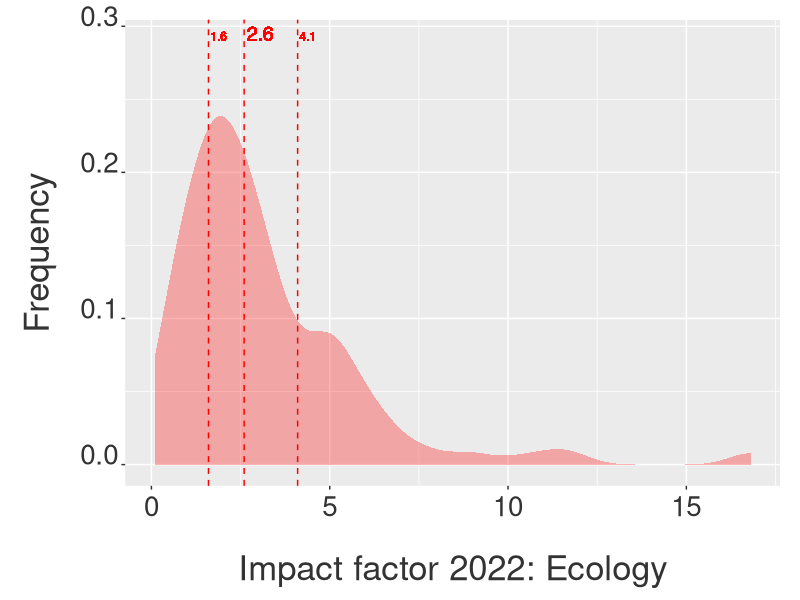
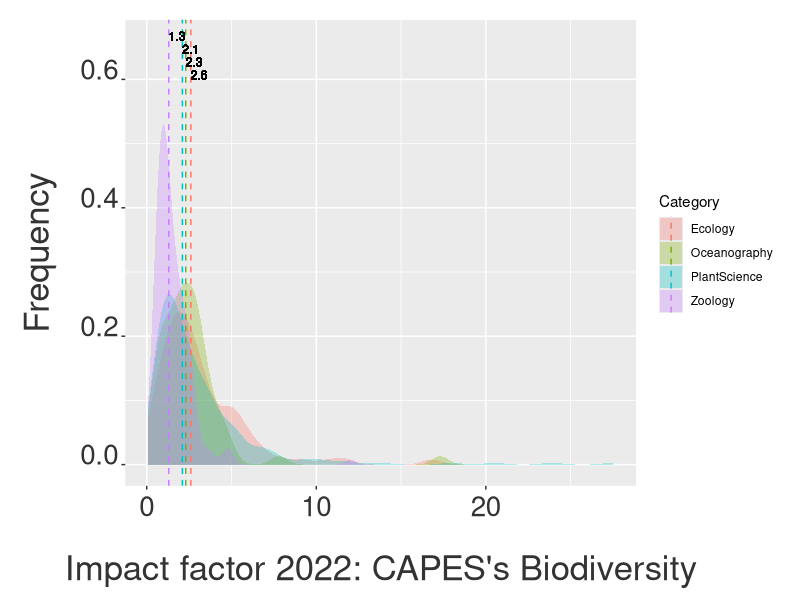

Write R code to recreate these figures, in order.
## ---- chunk 1
knitr::opts_chunk$set(echo = TRUE)

knitr::knit_hooks$set(inline = function(x) {
prettyNum(x, big.mark=",")
})
## ---- chunk 2
#setwd(dirname(rstudioapi::getActiveDocumentContext()$path))

## ---- chunk 3
rm(list= ls())
## ---- chunk 4
library(ggplot2)
library(plyr)
library(RColorBrewer)
library(reshape2)
library(tidyverse)
## ---- chunk 5
jcreco <- read.table("data/jcr ecology 2022.csv", sep=",", 
                 skip=2, fill=T, header=T, row.names=NULL,
                 na.strings = "N/A")
names(jcreco)[-ncol(jcreco)] <- names(jcreco)[-1]
jcreco <- jcreco[,-ncol(jcreco)]
jcreco <- jcreco[1:(nrow(jcreco)-2),]
jcreco$Total.Citations <- as.integer(gsub(",", "", jcreco$Total.Citations))
## ---- chunk 6
str(jcreco)
## ---- chunk 7
jcreco.med <- summarise(jcreco, 
                        IFmedian = median(X2022.JIF, na.rm = T))
eco.med = round(jcreco.med[1,1], digits = 2)

jcreco.qua1 <- summarise(jcreco, 
                         IFqua1 = quantile(X2022.JIF, na.rm = T))
eco.qua1 = round(jcreco.qua1[2,1], digits = 2)

jcreco.qua2 <- summarise(jcreco, 
                         IFqua2 = quantile(X2022.JIF, na.rm = T))
eco.qua2 = round(jcreco.qua2[4,1], digits = 2)

jcreco.min <- summarise(jcreco, 
                        IFmin = min(X2022.JIF, na.rm = T))
eco.min = round(jcreco.min[1,1], digits = 2)

jcreco.max <- summarise(jcreco, 
                        IFmax = max(X2022.JIF, na.rm = T))
eco.max = round(jcreco.max[1,1], digits = 2)

## ---- chunk 8
p1 <- ggplot(jcreco, aes(x=X2022.JIF)) +
  geom_density(color = F, fill = "red", alpha = 0.3, position = "identity") +
  xlab("Impact factor 2022: Ecology") + 
  ylab("Frequency") +
  theme(axis.text.x = element_text(colour="grey20",size=20,
                                   angle=0,hjust=.5,vjust=.5,face="plain"),
        axis.text.y = element_text(colour="grey20",size=20,
                                   angle=0,hjust=1,vjust=0,face="plain"),
        axis.title.x = element_text(colour="grey20",size=25,
                                    angle=0,hjust=.5,vjust=0,face="plain"),
        axis.title.y = element_text(colour="grey20",size=25,
                                    angle=90,hjust=.5,vjust=.5,face="plain")) +
  theme(plot.margin = unit(c(0.5,0.5,0.5,0.5),"cm")) +
  theme(axis.title.y=element_text(margin=margin(0,20,0,0)),
        axis.title.x=element_text(margin=margin(20,0,0,0))) +
  geom_vline(data=jcreco.med, aes(xintercept=eco.med),
             linetype="dashed", size=0.5, color = "red") +
  geom_text(aes(eco.med, 0.29, label = eco.med, angle = 0, 
                hjust = -0.1, vjust = 0), size = 5, color = "red") +
  geom_vline(data=jcreco.qua1, aes(xintercept=eco.qua1),
             linetype="dashed", size=0.5, color = "red") +
  geom_text(aes(eco.qua1, 0.29, label = eco.qua1, angle = 0, 
                hjust = -0.1, vjust = 0), size = 3, color = "red") +
  geom_vline(data=jcreco.qua1, aes(xintercept=eco.qua2),
             linetype="dashed", size=0.5, color = "red") +
  geom_text(aes(eco.qua2, 0.29, label = eco.qua2, angle = 0,
                hjust = -0.1, vjust = 0), size = 3, color = "red")

p1
## ---- chunk 9
str(jcreco)
## ---- chunk 10
jcroce <- read.table("data/jcr oceanography 2022.csv", sep=",", 
                     skip=2, fill=T, header=T, row.names=NULL,
                     na.strings = "N/A")
names(jcroce)[-ncol(jcroce)] <- names(jcroce)[-1]
jcroce <- jcroce[,-ncol(jcroce)]
jcroce <- jcroce[1:(nrow(jcroce)-2),]
jcroce$Total.Citations <- as.integer(gsub(",", "", jcroce$Total.Citations))


jcrpla <- read.table("data/jcr plant sciences 2022.csv", sep=",", 
                     skip=2, fill=T, header=T, row.names=NULL,
                     na.strings = "N/A")
names(jcrpla)[-ncol(jcrpla)] <- names(jcrpla)[-1]
jcrpla <- jcrpla[,-ncol(jcrpla)]
jcrpla <- jcrpla[1:(nrow(jcrpla)-2),]
jcrpla$Total.Citations <- as.integer(gsub(",", "", jcrpla$Total.Citations))


jcrzoo <- read.table("data/jcr zoology 2022.csv", sep=",", 
                     skip=2, fill=T, header=T, row.names=NULL,
                     na.strings = "N/A")
names(jcrzoo)[-ncol(jcrzoo)] <- names(jcrzoo)[-1]
jcrzoo <- jcrzoo[,-ncol(jcrzoo)]
jcrzoo <- jcrzoo[1:(nrow(jcrzoo)-2),]
jcrzoo$Total.Citations <- as.integer(gsub(",", "", jcrzoo$Total.Citations))
## ---- chunk 11
jcrbio <- rbind(jcreco, jcroce[1:nrow(jcroce),], 
                jcrpla[1:nrow(jcrpla),], jcrzoo[1:nrow(jcrzoo),])
## ---- chunk 12
str(jcrbio)
## ---- chunk 13
jcrbio$Category <- c(replicate(nrow(jcreco), "Ecology"), 
                     replicate(nrow(jcroce), "Oceanography"), 
                     replicate(nrow(jcrpla), "PlantScience"), 
                     replicate(nrow(jcrzoo), "Zoology"))
## ---- chunk 14
jcrbio.med <- ddply(jcrbio, "Category", summarise, 
                    IFmedian = median(X2022.JIF, na.rm = T))
bio.med <- summarise(jcrbio, 
                        IFmedian = median(X2022.JIF, na.rm = T))
bio.med = round(bio.med, digits = 2)

jcrbio.qua1 <- summarise(jcrbio, 
                         IFqua1 = quantile(X2022.JIF, na.rm = T))
bio.qua1 = round(jcrbio.qua1[2,1], digits = 2)

jcrbio.qua2 <- summarise(jcrbio, 
                         IFqua2 = quantile(X2022.JIF, na.rm = T))
bio.qua2 = round(jcrbio.qua2[4,1], digits = 2)

jcrbio.min <- summarise(jcrbio, 
                        IFmin = min(X2022.JIF, na.rm = T))
bio.min = round(jcrbio.min[1,1], digits = 2)

jcrbio.max <- summarise(jcrbio, 
                        IFmax = max(X2022.JIF, na.rm = T))
bio.max = round(jcrbio.max[1,1], digits = 2)
## ---- chunk 15
eco.med = round(jcrbio.med[1,2], digits = 2)
oce.med = round(jcrbio.med[2,2], digits = 2)
pla.med = round(jcrbio.med[3,2], digits = 2)
zoo.med = round(jcrbio.med[4,2], digits = 2)
## ---- chunk 16
p2 = ggplot(jcrbio, aes(x=X2022.JIF, fill=Category)) +
  geom_density(alpha=.3, position="identity", color = F) +
  xlab("Impact factor 2022: CAPES's Biodiversity") + 
  ylab("Frequency") +
  theme(axis.text.x = element_text(colour="grey20",size=20,angle=0,
                                   hjust=.5,vjust=.5,face="plain"),
        axis.text.y = element_text(colour="grey20",size=20,angle=0,
                                   hjust=1,vjust=0,face="plain"),
        axis.title.x = element_text(colour="grey20",size=25,angle=0,
                                    hjust=.5,vjust=0,face="plain"),
        axis.title.y = element_text(colour="grey20",size=25,angle=90,
                                    hjust=.5,vjust=.5,face="plain")) +
  theme(plot.margin = unit(c(0.5,0.5,0.5,0.5),"cm")) +
  theme(axis.title.y=element_text(margin=margin(0,20,0,0)),
        axis.title.x=element_text(margin=margin(20,0,0,0))) +
  geom_vline(data=jcrbio.med, aes(xintercept=IFmedian,  colour=Category),
             linetype="dashed", size=0.5) +
  geom_text(aes(eco.med, 0.60, label = eco.med, angle = 0, 
                hjust = 0, vjust = 0), size = 3) +
  geom_text(aes(oce.med, 0.62, label = oce.med, angle = 0, 
                hjust = 0, vjust = 0), size = 3) +
  geom_text(aes(pla.med, 0.64, label = pla.med, angle = 0, 
                hjust = 0, vjust = 0), size = 3) +
  geom_text(aes(zoo.med, 0.66, label = zoo.med, angle = 0, 
                hjust = 0, vjust = 0), size = 3)

p2
